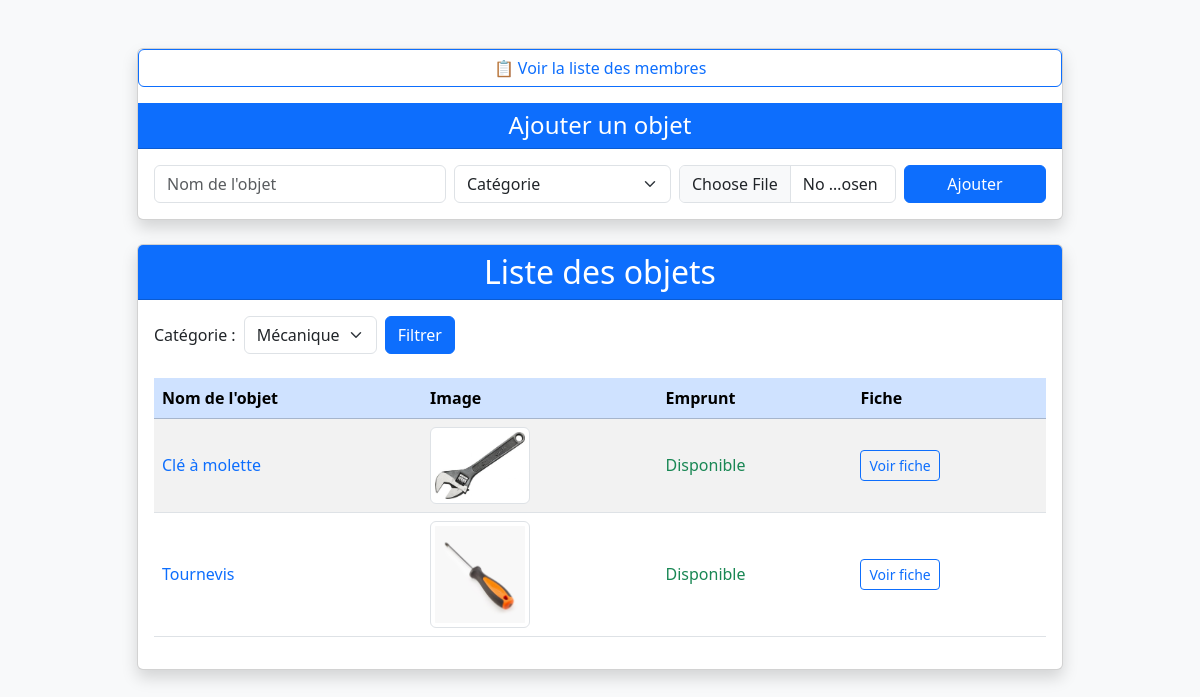
/V2/pages/listeobj.php?categorie=3, run on the app's committed database.
### tables this page shows
CREATE TABLE images_objet (
    id_image INT PRIMARY KEY,
    id_objet INT,
    nom_image VARCHAR(255),
    FOREIGN KEY (id_objet) REFERENCES objet(id_objet)
);

CREATE TABLE objet (
    id_objet INT PRIMARY KEY,
    nom_objet VARCHAR(100),
    id_categorie INT,
    id_membre INT,
    FOREIGN KEY (id_categorie) REFERENCES categorie_objet(id_categorie),
    FOREIGN KEY (id_membre) REFERENCES membre(id_membre)
);

### V2/pages/listeobj.php (the view, shortened to what this page needs)
<?php
include '../includes/db.php';
include_once '../fonction/fonction.php';
$categorie = isset($_GET['categorie']) ? intval($_GET['categorie']) : 0;
$categories = getCategories();
?>
<!DOCTYPE html>
<html lang="en">
<head>
    <link rel="stylesheet" href="../../bootstrap-5.3.5-dist/bootstrap-5.3.5-dist/css/bootstrap.min.css">
    <link rel="stylesheet" href="../includes/style.css">
</head>
<body class="bg-light">
    <div class="container mt-5">
        <div class="row justify-content-center mb-4">
            <div class="col-md-10">
                <div class="card shadow">
                    <a href="fichemembre.php" class="btn btn-outline-primary mb-3">📋 Voir la liste des membres</a>
                    <div class="card-header bg-primary text-white text-center">
                        <h4 class="mb-0">Ajouter un objet</h4>
                    </div>
                    <div class="card-body">
                        <form method="post" enctype="multipart/form-data">
                            <div class="row g-2 align-items-center">
                                <div class="col-md-4">
                                    <input type="text" name="nom_objet" class="form-control" placeholder="Nom de l'objet" required>
                                </div>
                                <div class="col-md-3">
                                    <select name="id_categorie" class="form-select" required>
                                        <option value="">Catégorie</option>
                                    </select>
                                </div>
                                <div class="col-md-3">
                                    <input type="file" name="image_objet" class="form-control" accept="image/*" required>
                                </div>
                                <div class="col-md-2">
                                    <button type="submit" class="btn btn-primary w-100">Ajouter</button>
                                </div>
                            </div>
                        </form>
                    </div>
                </div>
            </div>
        </div>
        <div class="row justify-content-center">
            <div class="col-md-10">
                <div class="card shadow">
                    <div class="card-header bg-primary text-white text-center">
                        <h2 class="mb-0">Liste des objets</h2>
                    </div>
                    <div class="card-body">
                        <form method="get" class="mb-4">
                            <div class="row g-2 align-items-center">
                                <div class="col-auto">
                                    <label for="categorie" class="form-label mb-0">Catégorie :</label>
                                </div>
                                <div class="col-auto">
                                    <select name="categorie" id="categorie" class="form-select">
                                        <?php foreach ($categories as $cat): ?>
                                            <option value="<?= $cat['id_categorie'] ?>" <?= ($categorie == $cat['id_categorie']) ? 'selected' : '' ?>>
                                                <?= htmlspecialchars($cat['nom_categorie']) ?>
                                            </option>
                                        <?php endforeach; ?>
                                    </select>
                                </div>
                                <div class="col-auto">
                                    <button type="submit" class="btn btn-primary">Filtrer</button>
                                </div>
                            </div>
                        </form>
                        <?php listeobjtFiltre($categorie); ?>
                    </div>
                </div>
            </div>
        </div>
    </div>
</body>
</html>

### V2/fonction/fonction.php (shortened to what this page needs)
<?php
function getCategories() {
    global $conn;
    $catResult = $conn->query("SELECT id_categorie, nom_categorie FROM categorie_objet ORDER BY nom_categorie ASC");
    $categories = [];
    while ($row = $catResult->fetch_assoc()) {
        $categories[] = $row;
    }
    return $categories;
}
function listeobjtFiltre($categorie = 0, $nom_objet = '', $disponible = false) {
    global $conn;
    $sql = "SELECT o.id_objet, o.nom_objet, i.nom_image
            FROM objet o
            LEFT JOIN images_objet i ON o.id_objet = i.id_objet";
    if ($categorie > 0) {
        $sql .= " WHERE o.id_categorie = " . intval($categorie);
    }
    $sql .= " ORDER BY o.nom_objet ASC";
    $result = $conn->query($sql);
    if ($result && $result->num_rows > 0) {
        echo '<table class="table table-striped align-middle">';
        echo '<thead class="table-primary"><tr>
                <th>Nom de l\'objet</th>
                <th>Image</th>
                <th>Emprunt</th>
                <th>Fiche</th>
              </tr></thead><tbody>';
        while ($row = $result->fetch_assoc()) {
            echo '<tr>';
            echo '<td><a href="objet.php?id=' . $row['id_objet'] . '" class="text-decoration-none text-primary">' . htmlspecialchars($row['nom_objet']) . '</a></td>';
            $nomImage = trim($row['nom_image']);
            $imagePath = '../images/' . $nomImage;
            $imageDiskPath = __DIR__ . '/../images/' . $nomImage;
            if (!empty($nomImage) && file_exists($imageDiskPath)) {
                echo '<td><img class="img-thumbnail" style="max-width:100px;" src="' . $imagePath . '" alt="Image"></td>';
            } else {
                echo '<td><span class="text-muted">Aucune image ou image introuvable</span></td>';
            }
            $empruntSql = "SELECT date_retour FROM emprunt WHERE id_objet = " . intval($row['id_objet']) . " AND date_retour >= CURDATE() ORDER BY date_retour ASC LIMIT 1";
            $empruntResult = $conn->query($empruntSql);
            if ($empruntResult && $empruntResult->num_rows > 0) {
                $emprunt = $empruntResult->fetch_assoc();
                echo '<td><span class="text-danger">En cours d\'emprunt<br>Date de retour : ' . htmlspecialchars($emprunt['date_retour']) . '</span></td>';
            } else {
                echo '<td><span class="text-success">Disponible</span></td>';
            }
            echo '<td><a href="objet.php?id=' . $row['id_objet'] . '" class="btn btn-outline-primary btn-sm">Voir fiche</a></td>';
            echo '</tr>';
        }
        echo '</tbody></table>';
    } else {
        echo '<div class="alert alert-warning">Aucun objet trouvé.</div>';
    }
}
?>

### data on the page
images_objet: id_objet.nom_objet "Clé à molette", nom_image (picture)
images_objet: id_objet.nom_objet "Tournevis", nom_image (picture)

### other printed values
form field categorie "Mécanique"
